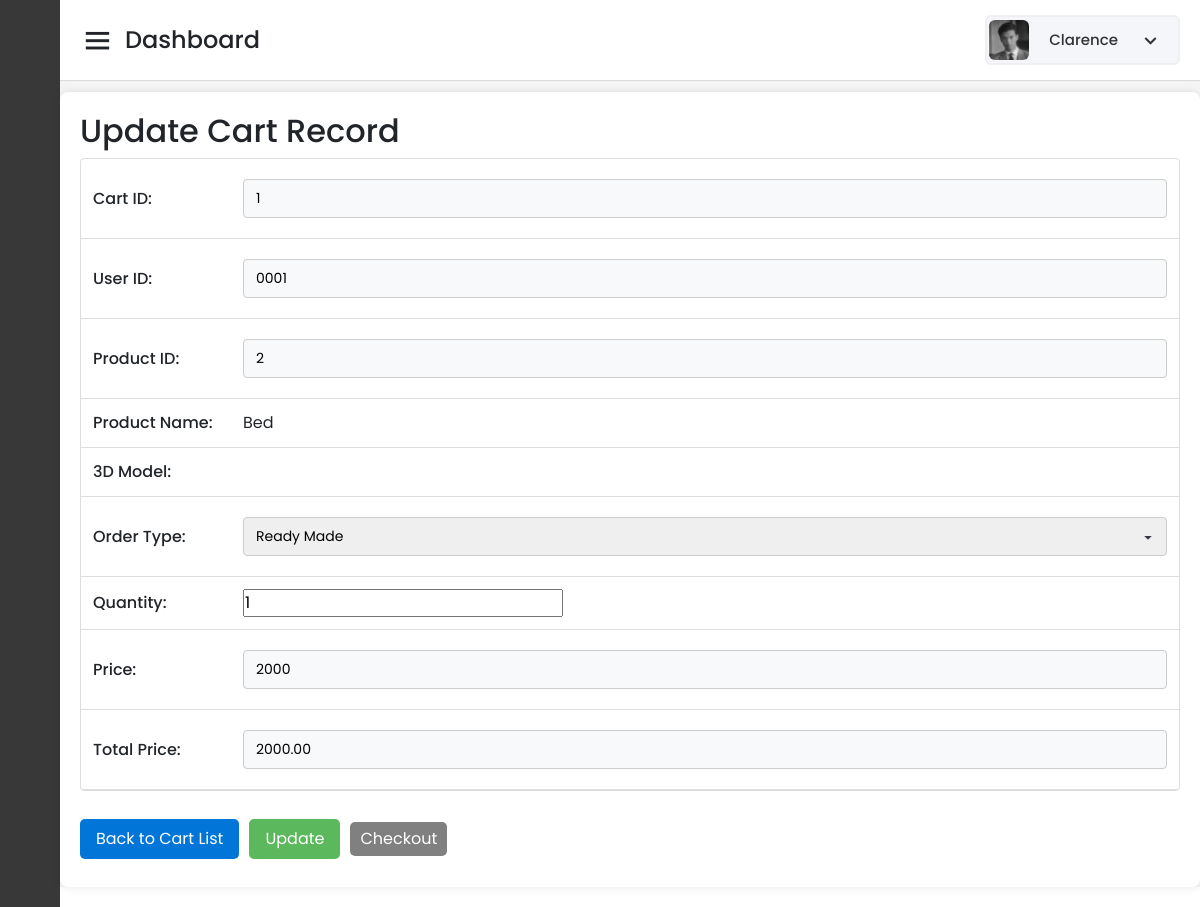
The page /Capstone_Admin/cart/update-cart-form.php?id=1 (signed in) on the database its author committed.
### tables this page shows
CREATE TABLE `tbl_cart` (
  `Cart_ID` int(11) NOT NULL AUTO_INCREMENT,
  `User_ID` varchar(150) NOT NULL,
  `Product_ID` int(11) NOT NULL,
  `Quantity` int(11) NOT NULL,
  `Price` decimal(10,2) NOT NULL,
  `Total_Price` decimal(10,2) NOT NULL DEFAULT 0.00,
  `Order_Type` enum('pre_order','ready_made') NOT NULL DEFAULT 'ready_made',
  `Date_Added` timestamp NOT NULL DEFAULT current_timestamp(),
  PRIMARY KEY (`Cart_ID`),
  KEY `User_ID` (`User_ID`),
  KEY `Product_ID` (`Product_ID`),
  CONSTRAINT `tbl_cart_ibfk_1` FOREIGN KEY (`User_ID`) REFERENCES `tbl_user_info` (`User_ID`),
  CONSTRAINT `tbl_cart_ibfk_2` FOREIGN KEY (`Product_ID`) REFERENCES `tbl_prod_info` (`Product_ID`)
);

CREATE TABLE `tbl_prod_info` (
  `Product_ID` int(11) NOT NULL AUTO_INCREMENT,
  `Product_Name` varchar(255) NOT NULL,
  `Description` text DEFAULT NULL,
  `Category` varchar(100) DEFAULT NULL,
  `Sizes` varchar(100) DEFAULT NULL,
  `Color` varchar(50) DEFAULT NULL,
  `Stock` varchar(100) DEFAULT NULL,
  `Assembly_Required` varchar(255) DEFAULT NULL,
  `ImageURL` varchar(255) DEFAULT NULL,
  `Price` varchar(255) NOT NULL,
  `Sold` varchar(255) DEFAULT NULL,
  `DateAdded` timestamp NOT NULL DEFAULT current_timestamp(),
  `LastUpdate` timestamp NOT NULL DEFAULT current_timestamp() ON UPDATE current_timestamp(),
  `GLB_File_URL` varchar(255) DEFAULT NULL,
  `product_type` enum('readymade','custom') DEFAULT 'readymade',
  PRIMARY KEY (`Product_ID`)
);

### Capstone_Admin/cart/update-cart-form.php (the view, shortened to what this page needs)
<?php
include_once '../config/database.php';
$adminId = $_SESSION['admin_id'];
$stmt = $pdo->prepare("SELECT First_Name, PicPath FROM tbl_admin_info WHERE Admin_ID = :admin_id");
$stmt->bindParam(':admin_id', $adminId, PDO::PARAM_INT);
$stmt->execute();
$admin = $stmt->fetch(PDO::FETCH_ASSOC);
$adminName = htmlspecialchars($admin['First_Name']);
$profilePicPath = htmlspecialchars($admin['PicPath']);
$cartID = $_GET['id'];
$stmt = $pdo->prepare("
    SELECT c.*, p.Product_Name, p.GLB_File_URL, p.Price, p.product_type
    FROM tbl_cart c
    JOIN tbl_prod_info p ON c.Product_ID = p.Product_ID
    WHERE c.Cart_ID = :cart_id
");
$stmt->bindParam(':cart_id', $cartID, PDO::PARAM_INT);
$stmt->execute();
$cart = $stmt->fetch(PDO::FETCH_ASSOC);
$userID = htmlspecialchars($cart['User_ID']);
$productID = htmlspecialchars($cart['Product_ID']);
$productName = htmlspecialchars($cart['Product_Name']);
$quantity = htmlspecialchars($cart['Quantity']);
$price = htmlspecialchars($cart['Price']);
$totalPrice = number_format((float)$cart['Total_Price'], 2);
$orderType = htmlspecialchars($cart['Order_Type']);
?>
<!DOCTYPE html>
<html lang="en" dir="ltr">
<head>
    <link href="../static/css/bootstrap.min.css" rel="stylesheet">
    <link href="../static/css-files/dashboard.css" rel="stylesheet">
    <link href="../static/css-files/button.css" rel="stylesheet">
    <link href="../static/css-files/admin_homev2.css" rel="stylesheet">
    <link href="https://unpkg.com/boxicons@2.0.7/css/boxicons.min.css" rel="stylesheet" />
</head>
<body>
    <div class="sidebar">
      <div class="logo-details">
    </div>
        <ul class="nav-links">
            <li>
            </li>
            <li>
            </li>
            <li>
</li>
        </ul>
    </div>
    <section class="home-section">
    <nav>
            <div class="sidebar-button">
                <i class="bx bx-menu sidebarBtn"></i>
                <span class="dashboard">Dashboard</span>
            </div>
            <div class="profile-details" onclick="toggleDropdown()">
    <img src="../<?php echo $profilePicPath; ?>" alt="Profile Picture" />
    <span class="admin_name"><?php echo $adminName; ?></span>
    <i class="bx bx-chevron-down dropdown-button"></i>
</div>
 </nav>
        <br><br><br>
        <div class="container_boxes">
            <form name="frmCartUpdate" method="POST" action="update-cart-rec.php">
                <h2>Update Cart Record</h2>
                <table>
                    <tr>
                        <td>Cart ID:</td>
                        <td><input type="text" name="txtCartID" value="<?php echo $cartID; ?>" readonly></td>
                    </tr>
                    <tr>
                        <td>User ID:</td>
                        <td><input type="text" name="txtUserID" value="<?php echo $userID; ?>" readonly></td>
                    </tr>
                    <tr>
                        <td>Product ID:</td>
                        <td>
                            <input type="text" name="txtProductID" value="<?php echo $productID; ?>" readonly>
                        </td>
                    </tr>
                    <tr>
                        <td>Product Name:</td>
                        <td><?php echo $productName; ?></td>
                    </tr>
                    <tr>
                        <td>3D Model:</td>
                        <td>
                        </td>
                    </tr>
                    <tr>
                        <td>Order Type:</td>
                        <td>
                            <select name="txtOrderType" required>
                                <option value="ready_made" <?php echo ($orderType === 'ready_made') ? 'selected' : ''; ?>>Ready Made</option>
                            </select>
                        </td>
                    </tr>
                    <tr>
                        <td>Quantity:</td>
                        <td><input type="number" id="quantity" name="txtQuantity" value="<?php echo $quantity; ?>" required oninput="calculateTotalPrice()"></td>
                    </tr>
                    <tr>
                        <td>Price:</td>
                        <td><input type="text" id="price" name="txtPrice" value="<?php echo $price; ?>" readonly></td>
                    </tr>
                    <tr>
                        <td>Total Price:</td>
                        <td><input type="text" id="totalPrice" name="txtTotalPrice" value="<?php echo $totalPrice; ?>" readonly></td>
                    </tr>
                </table>
                <div class="button-container">
                <a href="read-all-cart-form.php" target="_parent" class="buttonBack">Back to Cart List</a>
                    <input type="submit" value="Update" class="buttonUpdate">
                    <button type="button" class="buttonCheckout" onclick="checkout()">Checkout</button>
                </div>
            </form>
        </div>
    </section>
</body>
</html>

### Capstone_Admin/static/css-files/dashboard.css (style rules this page uses)
.profile-details { position: relative; display: flex; align-items: center; cursor: pointer; }
.profile-details img { width: 40px; height: 40px; border-radius: 50%; margin-right: 10px; }
.dropdown-button { cursor: pointer; font-size: 18px; margin-left: 10px; }

### Capstone_Admin/static/css-files/button.css (style rules this page uses)
.button-container { display: flex; gap: 10px; margin-top: 10px; align-items: center; justify-content: center; }
.buttonView, .buttonBack, .buttonUpdate, .buttonEdit, .buttonDelete, .buttonCheckout { text-decoration: none; color: white; padding: 5px 10px; border-radius: 5px; transition: all 0.2s ease; text-align: center; border: none; }
.buttonView, .buttonCheckout { background-color: grey; }
.buttonBack { background-color: #475569; }
.buttonUpdate { background-color: #2697FF; }
.container_boxes { padding: 20px; margin: 20px auto; max-width: 100vw; background-color: #ffffff; border-radius: 8px; box-shadow: 0 0 10px rgba(0,0,0,0.1); }
.container_boxes table { width: 100%; border-collapse: separate; border-spacing: 0; border: 1px solid #ddd; border-radius: 4px; }
.container_boxes td { padding: 12px; border-bottom: 1px solid #ddd; }
input[type="text"], input[type="password"], input[type="email"], select { width: 100%; padding: 8px 12px; margin: 8px 0; display: inline-block; border: 1px solid #ccc; border-radius: 4px; box-sizing: border-box; font-size: 14px; transition: border-color 0.3s ease, box-shadow 0.3s ease; }
input[readonly] { background-color: #f8f9fa; cursor: not-allowed; }
::placeholder { color: #adb5bd; opacity: 1; }
select { appearance: none; background-repeat: no-repeat; background-position: right 12px center; background-size: 12px; padding-right: 36px; }
.button-container { margin-top: 20px; display: flex; gap: 10px; justify-content: flex-start; }
table { width: 100%; border-collapse: collapse; margin-bottom: 20px; }
table td { padding: 8px; vertical-align: middle; }
table td:first-child { width: 150px; font-weight: 500; }

### Capstone_Admin/static/css-files/admin_homev2.css (style rules this page uses)
* { margin: 0; padding: 0; box-sizing: border-box; font-family: 'Poppins', sans-serif; }
.logo-details { display: flex; justify-content: center; align-items: center; height: 200px; }
.sidebar { position: fixed; height: 100%; width: 240px; background: #383838; transition: all 0.5s ease; }
.sidebar .logo-details { height: 80px; display: flex; align-items: center; }
.sidebar .nav-links { margin-top: 10px; }
.sidebar .nav-links li { position: relative; list-style: none; height: 50px; }
.home-section { position: relative; background: #f5f5f5; min-height: 100vh; width: calc(100% - 240px); left: 240px; transition: all 0.5s ease; }
.home-section nav { display: flex; justify-content: space-between; height: 80px; background: #fff; display: flex; align-items: center; position: fixed; width: calc(100% - 240px); left: 240px; z-index: 100; padding: 0 20px; box-shadow: 0 1px 1px rgba(0, 0, 0, 0.1); transition: all 0.5s ease; }
.home-section nav .sidebar-button { display: flex; align-items: center; font-size: 24px; font-weight: 500; }
nav .sidebar-button i { font-size: 35px; margin-right: 10px; cursor: pointer; }
.home-section nav .profile-details { display: flex; align-items: center; background: #F5F6FA; border: 2px solid #EFEEF1; border-radius: 6px; height: 50px; min-width: 190px; padding: 0 15px 0 2px; }
nav .profile-details img { height: 40px; width: 40px; border-radius: 6px; object-fit: cover; }
nav .profile-details .admin_name { font-size: 15px; font-weight: 500; color: #333; margin: 0 10px; white-space: nowrap; }
nav .profile-details i { font-size: 25px; color: #333; }
@media (max-width: 1240px) { .sidebar { width: 60px; } }
@media (max-width: 1240px) { .home-section { width: calc(100% - 60px); left: 60px; } }
@media (max-width: 1240px) { .home-section nav { width: calc(100% - 60px); left: 60px; } }
.buttonUpdate, .buttonDelete, .buttonBack { padding: 0.5rem 1rem; border: none; border-radius: 5px; cursor: pointer; }
.buttonUpdate { background-color: #5cb85c; color: white; }
.buttonBack { background-color: #0275d8; color: white; text-decoration: none; display: inline-block; text-align: center; margin-top: 8px; margin-bottom: 8px; }

### rows shown on the page
tbl_cart: txtUserID "0001", txtProductID "2", Product_ID.Product_Name "Bed", txtOrderType "Ready Made", txtQuantity "1", txtPrice "2000", txtTotalPrice "2000.00"

### other values the page prints
$adminName "Clarence"
